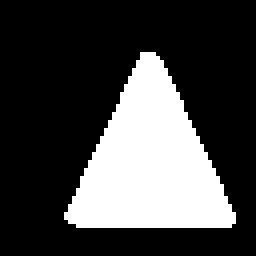
%> input picture Projekt TOR WIZYJNY - FPGA/hdmi_vga_zybo.sim/sim_1/behav/xsim/out_06.ppm, 64 x 64 px (shown 4 times larger)
$ octave mediana.m   (GNU Octave 9; MATLAB toolbox functions it lacks are replaced by stand-ins)
%> lines starting %> are read from the running program, lines starting %| are printed output that depends on the picture; in (x1, y1, x2, y2) boxes, pixels count from 0 and x2, y2 are one past the last pixel; in counts of white or black regions, pixels touching at a corner belong together; the program's own positions count from 1
picture=imread('D:\hdmi_vga_zybo\hdmi_vga_zybo.sim\sim_1\behav\xsim\out_06.ppm');
%> picture is the input picture: size 64x64x3 uint8; 26.7% white; 1 white region, box (x1, y1, x2, y2) and area: (16, 13, 59, 57) 1092
picture_bin=imread('D:\hdmi_vga_zybo\hdmi_vga_zybo.sim\sim_1\behav\xsim\out_02.ppm');
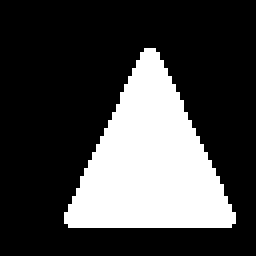
%> input picture Projekt TOR WIZYJNY - FPGA/hdmi_vga_zybo.sim/sim_1/behav/xsim/out_02.ppm, 64 x 64 px (shown 4 times larger)
%> picture_bin is the input picture: size 64x64x3 uint8; 26.8% white; 1 white region, box (x1, y1, x2, y2) and area: (16, 12, 59, 57) 1099
m = medfilt2(picture_bin(:,:,1));
m(1:2,:)=0; m(63:64,:)=0; m(:,1:2)=0; m(:,63:64)=0;
imshow(imabsdiff(m,picture(:,:,1)))
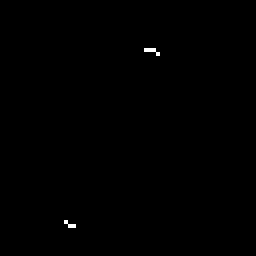
%> displayed picture: size 64x64, on the screen's scale of 0 to 255 (shown 4 times larger); 0.17% white in thin lines or dots, all inside (x1, y1, x2, y2) = (16, 12, 40, 57)
